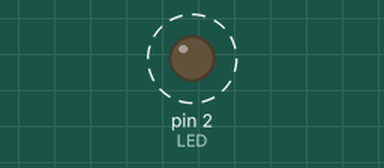
This sketch was run on a simulated Arduino Uno, built with avr-gcc and run on an emulated ATmega328P. Shown: output pins drawn as LEDs (lit = HIGH). Dashed ring = blinking.

Above: at 0.2 s.
Timing chart, 0 to 3.0 s (numbered marks = the images above):
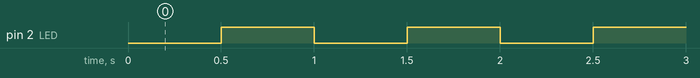

Measured:
- by itself, pin 2 (LED): alternates HIGH for 0.50 s and LOW for 0.50 s

The sketch:

BAI4.ino
```cpp
#define LED 2
#define BUT 4

int nowtime=0,currentime=0;
void thaydoi()
{
  digitalWrite(LED,0);
}
void setup() {
  // put your setup code here, to run once:
  pinMode(LED,OUTPUT);
  pinMode(BUT,INPUT);
  attachInterrupt(digitalPinToInterrupt(BUT),thaydoi,HIGH);
}
void loop() {
  // put your main code here, to run repeatedly:
     currentime=millis();
  if(currentime-nowtime>=500)
  {
    digitalWrite(LED,!digitalRead(LED));
    nowtime=currentime;
  }
}
```
